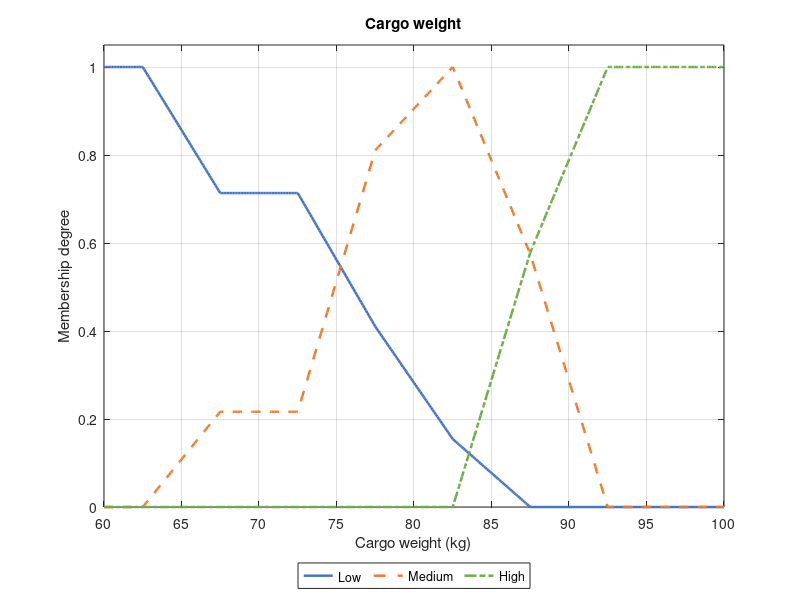
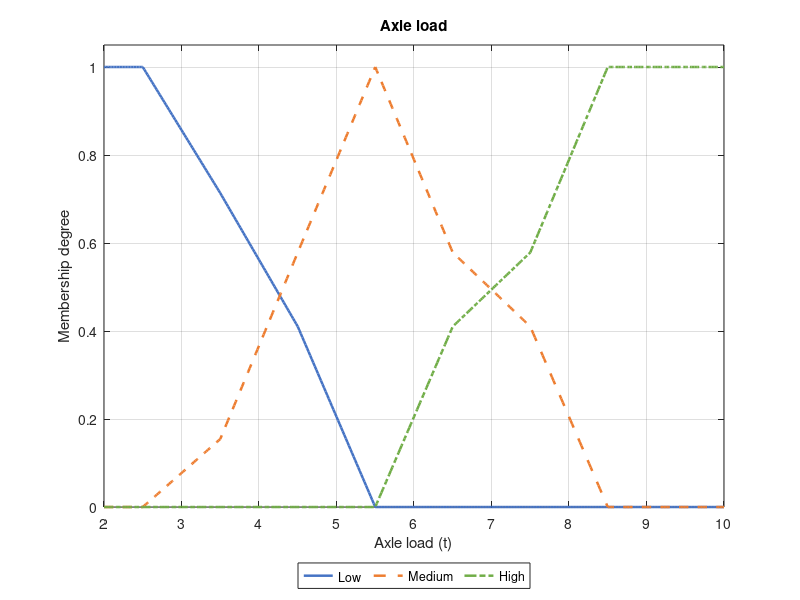
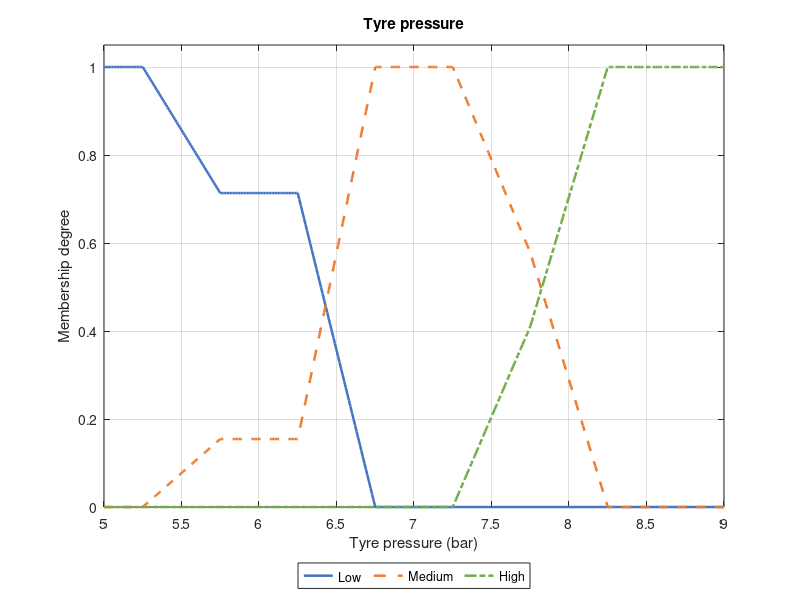
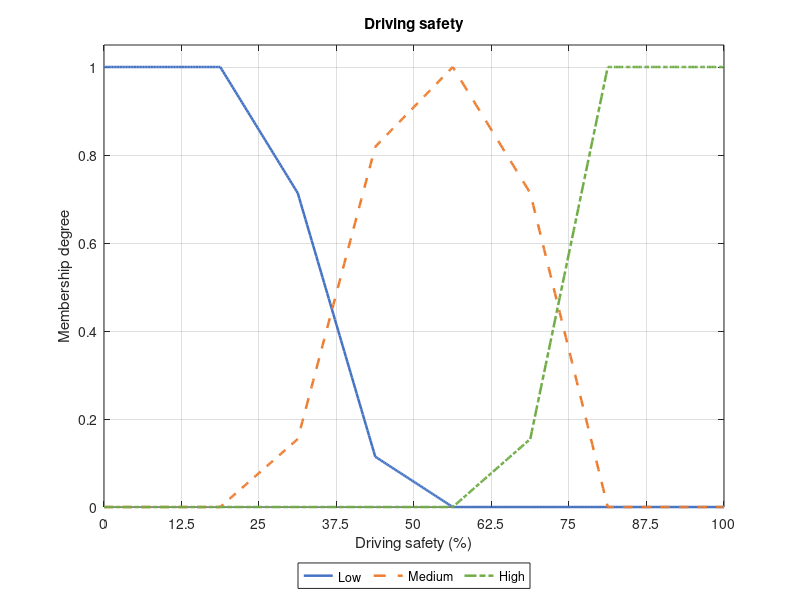

These figures' MATLAB source, in order:
function lab2
% Lab 2. Four membership plots from two rounds of pairwise comparisons.
% All functions and data used by this file are included below.
names = {'Cargo weight', 'Axle load', 'Tyre pressure', 'Driving safety'};
units = {'Cargo weight (kg)', 'Axle load (t)', 'Tyre pressure (bar)', ...
         'Driving safety (%)'};
edges = {60:5:100, 2:10, 5:0.5:9, 0:12.5:100};
files = {'lab2_cargoweight.png', 'lab2_axleload.png', ...
         'lab2_tirepressure.png', 'lab2_safety.png'};
terms = {'Low', 'Medium', 'High'};
colors = [0.27 0.45 0.77; 0.93 0.49 0.19; 0.44 0.68 0.28];
styles = {'-', '--', '-.'};

% Each block contains 5 experts x 3 terms for 8 intervals.
votes = {
    [1 1 1 0 0 0 0 0;
          0 0 0 1 1 0 0 0;
          0 0 0 0 0 1 1 1;
          1 1 1 0 0 0 0 0;
          0 0 0 1 1 0 0 0;
          0 0 0 0 0 1 1 1;
          1 1 1 1 0 0 0 0;
          0 0 0 0 1 1 0 0;
          0 0 0 0 0 0 1 1;
          1 1 1 1 1 0 0 0;
          0 0 0 0 0 1 0 0;
          0 0 0 0 0 0 1 1;
          1 0 0 0 0 0 0 0;
          0 1 1 1 1 0 0 0;
          0 0 0 0 0 1 1 1]
    [1 1 0 0 0 0 0 0;
          0 0 1 1 1 0 0 0;
          0 0 0 0 0 1 1 1;
          1 1 0 0 0 0 0 0;
          0 0 1 1 0 0 0 0;
          0 0 0 0 1 1 1 1;
          1 1 1 0 0 0 0 0;
          0 0 0 1 1 1 0 0;
          0 0 0 0 0 0 1 1;
          1 1 1 0 0 0 0 0;
          0 0 0 1 1 1 0 0;
          0 0 0 0 0 0 1 1;
          1 0 0 0 0 0 0 0;
          0 1 1 1 0 0 0 0;
          0 0 0 0 1 1 1 1]
    [1 1 1 0 0 0 0 0;
          0 0 0 1 1 0 0 0;
          0 0 0 0 0 1 1 1;
          1 1 1 0 0 0 0 0;
          0 0 0 1 1 1 0 0;
          0 0 0 0 0 0 1 1;
          1 1 1 0 0 0 0 0;
          0 0 0 1 1 1 0 0;
          0 0 0 0 0 0 1 1;
          1 1 1 0 0 0 0 0;
          0 0 0 1 1 1 0 0;
          0 0 0 0 0 0 1 1;
          1 0 0 0 0 0 0 0;
          0 1 1 1 1 0 0 0;
          0 0 0 0 0 1 1 1]
    [1 1 1 1 0 0 0 0;
          0 0 0 0 1 1 0 0;
          0 0 0 0 0 0 1 1;
          1 1 1 0 0 0 0 0;
          0 0 0 1 1 1 0 0;
          0 0 0 0 0 0 1 1;
          1 1 1 0 0 0 0 0;
          0 0 0 1 1 1 0 0;
          0 0 0 0 0 0 1 1;
          1 1 1 0 0 0 0 0;
          0 0 0 1 1 1 0 0;
          0 0 0 0 0 0 1 1;
          1 1 0 0 0 0 0 0;
          0 0 1 1 1 0 0 0;
          0 0 0 0 0 1 1 1]
};

folder = fullfile(fileparts(mfilename('fullpath')), 'graphs');
if ~exist(folder, 'dir')
    mkdir(folder);
end
for variable = 1:4
    bounds = edges{variable};
    centers = (bounds(1:end-1) + bounds(2:end)) / 2;
    mu = comparePanels(votes{variable});
    fprintf('\n%s\n', names{variable});
    fprintf('        Center        Low     Medium       High\n');
    fprintf('%14.2f %10.3f %10.3f %10.3f\n', [centers.', mu].');

    % Extend the end values to the limits, then interpolate linearly.
    knots = [bounds(1), centers, bounds(end)];
    x = linspace(bounds(1), bounds(end), 401).';
    curves = interp1(knots, mu([1 1:8 8], :), x, 'linear');
    fig = figure('Name', ['Lab 2 - ' names{variable}], ...
                 'NumberTitle', 'off', 'Color', 'w');
    lines = plot(x, curves, 'LineWidth', 1.8);
    for term = 1:3
        set(lines(term), 'Color', colors(term, :), 'LineStyle', styles{term});
    end
    title(names{variable});
    xlabel(units{variable});
    ylabel('Membership degree');
    set(gca, 'XTick', bounds);
    axis([bounds(1) bounds(end) 0 1.05]);
    legend(terms, 'Location', 'SouthOutside', 'Orientation', 'horizontal');
    grid on;
    print(fig, fullfile(folder, files{variable}), '-dpng', '-r150');
end
end

function mu = comparePanels(votes)
% Experts 1-3 and 4-5 form the two panels. Convert support p to q = 1 + 8p.
mu = zeros(8, 3);
for term = 1:3
    t = votes(term:3:end, :);
    q1 = 1 + 8 * mean(t(1:3, :), 1).';
    q2 = 1 + 8 * mean(t(4:5, :), 1).';
    A = bsxfun(@rdivide, q1, q1.');
    B = bsxfun(@rdivide, q2, q2.');
    joint = sqrt(A .* B);
    weights = joint(:, 1) / sum(joint(:, 1));

    % Remove the baseline for zero support and scale the peak to one.
    baseline = 1 / sum(sqrt(q1 .* q2));
    if any(t(:))
        mu(:, term) = max(0, weights - baseline) / (max(weights) - baseline);
    end
end
end
